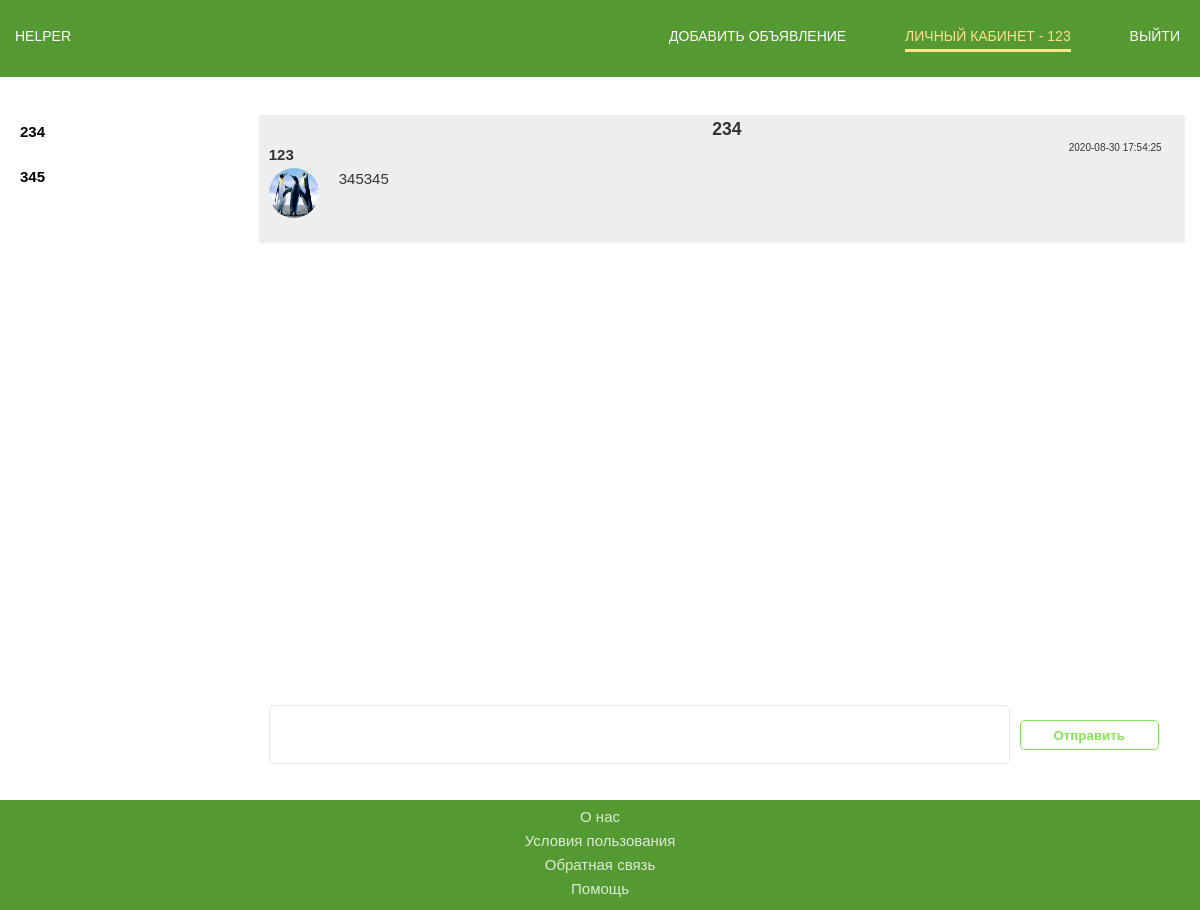
Screenshot of /pages/private_mess.php?id=45 (signed in) with the database file from the repository.
### tables this page shows
CREATE TABLE `register` (
  `id` int(11) NOT NULL,
  `name` varchar(255) NOT NULL,
  `surname` varchar(255) NOT NULL,
  `phone_num` varchar(255) NOT NULL,
  `adress_user` varchar(255) NOT NULL,
  `denomination` varchar(255) NOT NULL,
  `church_name` varchar(255) NOT NULL,
  `church_adress` varchar(255) NOT NULL,
  `pastor_num` varchar(255) NOT NULL,
  `email` varchar(255) NOT NULL,
  `password` varchar(255) NOT NULL,
  `photo` varchar(255) NOT NULL
);

CREATE TABLE `messages` (
  `id` int(11) NOT NULL,
  `time` datetime NOT NULL DEFAULT current_timestamp(),
  `komu_user_id` int(11) NOT NULL,
  `ot_user_id` int(11) NOT NULL,
  `text` text NOT NULL
);

### configs/settings.php (called while the page is built)
<?php
if(isset($_COOKIE['id_user']) ){
	$user_auth = $_COOKIE['id_user'];
} else {
	header('location: ../pages/auth.php');
}
?>

### pages/private_mess.php (the view, shortened to what this page needs)
<?php
$page = "privat";
include "../configs/db.php";
include "../configs/settings.php";
include "../parts/header.php";
if (isset($user_auth) ){
	$sql = "SELECT * FROM register WHERE id !=".$user_auth;
} else {
	$sql = "SELECT * FROM register";
}
$result = mysqli_query($connect, $sql);
$col_polsovateli = mysqli_num_rows($result);
?>
<div class="container">
	<div class="cont">
		<div class="cont_left">
			<ul>
				<?php
					$i = 0;
					while($i < $col_polsovateli) {
						$names = mysqli_fetch_assoc($result);
						$sql_messages = "SELECT * FROM messages WHERE ot_user_id = '" . $names["id"] . "' AND komu_user_id ='" . $user_auth . "' OR ot_user_id = '" . $user_auth . "' AND komu_user_id = '" . $names["id"] . "' ";
						$result_messages = mysqli_query( $connect, $sql_messages );
						$col_messages = mysqli_fetch_assoc ($result_messages );
						if ( $col_messages > 0 ) {
							?>
							<li>
								<a style="color: black;" class="name__user_message" href="private_mess.php?id=<?php echo $names["id"]; ?>"><?php echo $names["name"]; ?></a>
							</li>
						<?php
						}
						$i = $i + 1;
					}
				?>
			</ul>
		</div>
		<div class="cont_right">
			<div id="block">
				<div id="chatAjax" style="height: 85%; overflow-y: scroll; word-wrap: break-word" >
			      <?php
			      	include "functions/messagelist.php";
			      ?>
				</div>
				<form method="POST" action="http://Project.local/pages/functions/messages.php" id="addMessForm">
					<?php
						if (isset($_GET['id'])) {
					?>
					<textarea class="input pravka_text" style="height: 15%; width: 80%; resize: none;" name="message"></textarea>
					<button class="button pravka_button" type="submit" name="sub" style="width: 15%;">Отправить</button>
						<?php
							}
						?>
				</form>
			</div>
		</div>
	</div>
</div>
<?php
	include "../parts/footer.php";
?>

### parts/header.php (shortened to what this page needs)
<!DOCTYPE html>
<html lang="en">
<head>
	<link rel="stylesheet" href="/assets/css/style.css">
</head>
<body>
<div class="wrapper">
	<header class="header">
		<div class="container">
			<div class="header__inner">
				<?php
					if ( ($page == "reg") OR ($page == "auth") ){
						?>
						<div id="logo">HELPER</div>
							<nav class="nav">
								<a class="nav__link <?php if($page == "reg") {echo "active";} ?>" href="/pages/registr.php">Регистрация</a>
								<a class="nav__link <?php if($page == "auth") {echo "active";} ?>" href="/pages/auth.php">Вход</a>
							</nav>
						<?php
					} else {
						$sql = "SELECT * FROM register WHERE id =". $_COOKIE["id_user"];
						$result = mysqli_query($connect, $sql);
				    	$row = mysqli_fetch_assoc($result);
						?>
							<a class="nav__link <?php if($page == "index") {echo "active";} ?>" href="/index.php" style="">HELPER</a>
							<nav class="nav">
								<a class="nav__link <?php if($page == "newad") {echo "active";} ?>" href="/pages/newad.php">Добавить объявление</a>
								<a class="nav__link <?php if($page == "privat") {echo "active";} ?>" href="/pages/privateoffice.php">Личный кабинет - <?php echo $row["name"] ?></a>
								<a class="nav__link" href="/pages/exit.php">Выйти</a>
							</nav>
						<?php
					}
				?>
			</div>
		</div>
	</header>

### pages/functions/messagelist.php
<ul class="chat_info">
<?php
        if(isset($_GET['id']) || isset($curr_user)){
          $user_curr = null;
          if (isset($_GET['id'])) {
          	$user_curr = $_GET['id'];
          } else {
          	$user_curr = $curr_user;
          }
          $sql_2 = "SELECT * FROM messages " .
          " WHERE (komu_user_id = " . $user_curr . " AND ot_user_id = '" . $user_auth . "')" . " OR (komu_user_id = '" . $user_auth . "' AND ot_user_id = " . $user_curr . ")" ;
	          $result_2 = mysqli_query($connect, $sql_2);
	          $col_mess = mysqli_num_rows($result_2);
	          $i = 0;
	          $sqln = "SELECT name FROM register WHERE id =" . $user_curr;
	          $resultn = mysqli_query($connect, $sqln);
	          $usrnm = mysqli_fetch_assoc($resultn);
	          ?>
	            <div id="name-user">
	            <h1><?php echo "<h3>" . $usrnm["name"] .  "</h3>" ?></h1>
	            </div>
	          <?php
	            while ($i < $col_mess ) {
	              $messag = mysqli_fetch_assoc($result_2);
	                ?>
	                <li class="message__list_li">
		                <?php
							$sql = "SELECT * FROM register WHERE id ="   .  $messag["ot_user_id"];
							$username = mysqli_query($connect, $sql);
							$username = mysqli_fetch_assoc($username);
		                ?>
		                <div class="avatar">
		                  <img src="../<?php echo $username['photo']; ?>">
		                </div>
		                <h4 class="message__list_name"> <?php echo $username["name"] ?>  </h4>
		                <div class="time"><?php echo $messag["time"] ?> </div>
		                <p class="tex__message"> <?php echo $messag["text"] ?>  </p>
	                </li>
	                <?php
	              $i = $i + 1;
            }
        }
?>
</ul>

### assets/css/style.css (style rules this page uses)
html, body { height: 100%; margin: 0; font-family: 'Montserrat', sans-serif; font-size: 15px; color: #333333; line-height: 1.6; }
body { display: flex; flex-direction: column; }
.wrapper { flex: 1 0 auto; }
*, *:before, *:after { box-sizing: border-box; }
ul { padding: 0; }
h1, h2, h3, h4, h5, h6 { margin: 0; }
a { text-decoration: none; color: #fff; }
.container { width: 100%; max-width: 1230px; margin: 0 auto; padding: 0 15px; position: relative; }
.header { padding: 25px 0; position: absolute; z-index: 1000; left: 0; right: 0; top: 0; background-color: #593; }
.header__inner { display: -webkit-flex; display: -moz-flex; display: -ms-flex; display: -o-flex; display: flex; justify-content: space-between; align-items: baseline; }
.nav { text-transform: uppercase; font-size: 14px; }
.nav__link { padding-bottom: 5px; margin-left: 55px; font-size: 14px; text-decoration: none; color: #fff; position: relative; transition: color .15s linear; }
.nav__link:first-child { margin-left: 0; }
.nav__link:last-child { margin-right: 5px; }
.nav__link:after { content: ""; display: block; width: 100%; height: 3px; background-color: #fce38a; opacity: 0; position: absolute; top: 100%; left: 0; z-index: 1; transition: opacity .15s linear; }
.nav__link:hover:after, .nav__link.active:after { opacity: 1; }
.nav__link.active { color: #fce38a; }
.input { margin-bottom: 15px; padding: 12px; background: #fff; border: solid #e7e7e7 1px; border-radius: 5px; font-family: 'Roboto', sans-serif; font-size: 15px; line-height: 1.1; color: #000; font-weight: 300; transition: .15s linear; }
.input::placeholder { color: #ccc; }
.button { width: 220px; background-color: #fff; border: 1px solid #89e05d; border-radius: 5px; height: 30px; cursor: pointer; transition: .15s linear; color: #89e05d; font-weight: bold; }
.cont { display: flex; padding-top: 100px; height: 100%; }
.cont_left { width: 250px; }
.cont_left ul { list-style-type: none; }
.name__user_message { color: #000; display: block; height: 40px; margin-bottom: 5px; padding: 5px 0 0 5px; font-weight: bold; }
.cont_right { width: 950px; height: 700px; }
#block { height: 100%; }
.pravka_text { margin-top: 10px; float: left; margin-left: 10px; }
.pravka_button { margin: 25px 0 0 10px ; }
.chat_info { background-color: #EEE; padding-left: 10px; }
#name-user { text-align: center; }
.message__list_li { list-style-type: none; overflow-x: hidden; position: relative; min-height: 100px; }
.avatar img { width: 50px; height: 50px; border-radius: 50%; margin-right: 20px; position: absolute; top: 25px; }
.tex__message { padding-left: 70px; margin-top: 0; width: 800px; }
.time { position: absolute; font-size: 10px; left: 800px; top: -3px; }

### rows the page displays
register: name "123", photo (picture), messages.time "2020-08-30 17:54:25", messages.text "345345"
register: name "234"
register: name "345"
